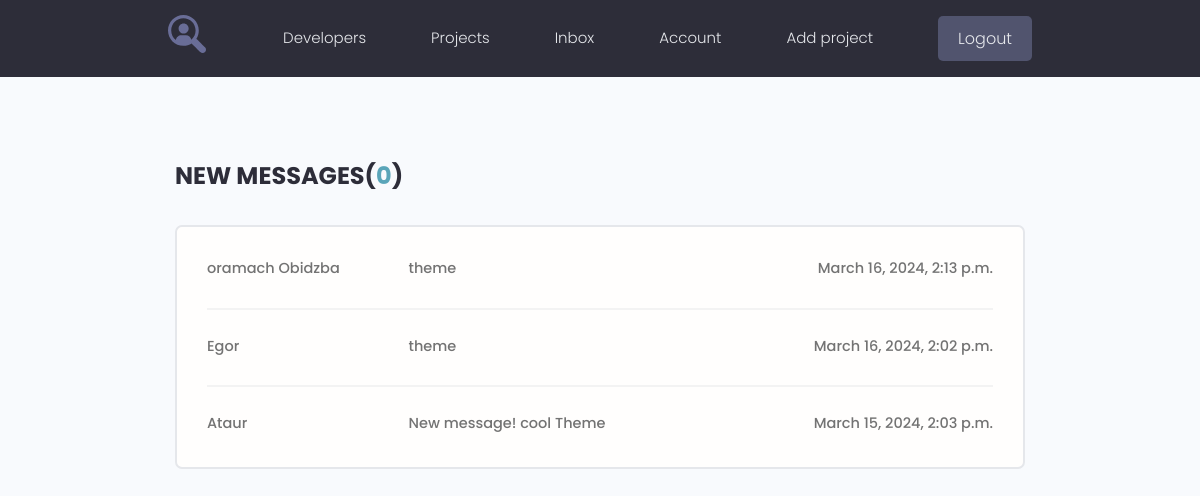
The page /inbox/ (signed in) on the database its author committed.
### users/models.py (models this page shows, shortened)
class Message(models.Model):
    sender = models.ForeignKey(Profile, on_delete=models.SET_NULL, null=True, blank=True)
    recipient = models.ForeignKey(Profile, on_delete=models.SET_NULL, null=True, blank=True, related_name='messages')
    name = models.CharField(max_length=200, null=True, blank=True)
    email = models.EmailField(max_length=200, null=True, blank=True)
    subject = models.CharField(max_length=200, null=True, blank=True)
    body = models.TextField()
    is_read = models.BooleanField(default=False, null=True)
    created = models.DateTimeField(auto_now_add=True)
    class Meta:
        ordering = ['is_read', '-created']

### users/views.py (the view)
# urls.py: path('inbox/', views.inbox, name='inbox'),
@login_required(login_url='login')
def inbox(request):
    profile = request.user.profile
    message_request = profile.messages.all()
    unread_count = message_request.filter(is_read=False).count()
    context = {
        'message_request': message_request,
        'unread_count': unread_count,
    }
    return render(request, 'users/inbox.html', context)

### users/templates/users/inbox.html
{% extends 'projects/base.html' %}
{% block content %}
<main class="inbox my-xl">
    <div class="content-box">
        <h3 class="inbox__title">New Messages(<span>{{ unread_count }}</span>)</h3>
        <ul class="messages">
            {% for msg in message_request %}
            {% if msg.is_read == False %}
            <li class="message message--unread">
                {% else %}
            <li class="message">
                {% endif %}
                <a href="{% url 'message' msg.id %}">
                    <span class="message__author">{{ msg.name }}</span>
                    <span class="message__subject">{{ msg.subject }}</span>
                    <span class="message__date">{{ msg.created }}</span>
                </a>
            </li>
            {% endfor %}
        </ul>
    </div>
</main>
{% endblock %}

### projects/static/styles/app.css (style rules this page uses)
:root { --color-sub: #2d2d39; }
.content-box { width: 95%; max-width: 85rem; margin: 0 auto; }
.inbox { height: 90vh; }
.inbox__title, .inbox__title span { font-size: 2.4rem; font-weight: 700; color: var(--color-sub); text-transform: uppercase; text-align: left; margin-bottom: 3rem; }
.inbox__title span { color: var(--color-main); }
.messages { list-style: none; background: var(--color-white); padding: 0.5rem 3rem; border: 2px solid var(--color-light); border-radius: 0.7rem; }
.message { padding: 2.5rem 0; }
.message > a span { font-size: 1.45rem; font-weight: 500; }
.message:not(:last-child) { border-bottom: 2px solid var(--color-white-light); }
.message > a { display: flex; gap: 1rem; }
.message__author, .message__date { flex-basis: 25%; }
.message__subject { flex-basis: 50%; }
.message__date { text-align: right; }

### projects/static/uikit/styles/modules/_variables.css (style rules this page uses)
:root { --color-main: #5aa5b9; --color-main-light: #e6faff; --color-sub: #3f4156; --color-sub-light: #51546e; --color-sub-lighter: #ededfd; --color-text: #737373; --color-gray: #8b8b8b; --color-light: #e5e7eb; --color-light-gray: #767676; --color-bg: #f8fafd; --color-white: #fffefd; --color-white-light: #f3f3f3; --color-success: #359e64; --color-success-bg: #def8e8; --color-error: #fc4b0b; --color-error-bg: #fff2ee; --font-base: 'Poppins', arial, helvetica, 'Segoe UI', roboto, ubuntu, sans-serif; --font-monospace: 'Fira Code', 'Courier New', courier, monospace; --font-regular: 300; --font-medium: 500; --font-bold: 700; --generic-shadow: 1px 1px 5px #00000010; --generic-transition: all 0.3s ease-in-out; }

### projects/static/uikit/styles/modules/_base.css (style rules this page uses)
* { margin: 0; padding: 0; box-sizing: border-box; text-rendering: optimizeLegibility; color: inherit; font-size: inherit; }
html { font-size: 50%; }
@media only screen and (min-width: 480px) { html { font-size: 56.25%; } }
@media only screen and (min-width: 1200px) { html { font-size: 62.5%; } }
body { line-height: 1.6; font-weight: 400; font-size: 1.5rem; color: var(--color-text); background-color: var(--color-bg); min-height: 100vh; }

### projects/static/uikit/styles/modules/_typography.css (style rules this page uses)
* { font-family: var(--font-base); }
h3 { font-size: 3.2rem; font-weight: var(--font-medium); }
p, span, strong { font-size: 1.6rem; color: var(--color-text); font-weight: var(--font-regular); }
a { padding-bottom: 2px; text-decoration: none; display: inline-block; color: var(--color-main); font-weight: var(--font-medium); }

### projects/static/uikit/styles/modules/_utilities.css (style rules this page uses)
.my-xl { margin: 8rem auto; }

### rows shown on the page
Message: name "oramach Obidzba", subject "theme", created "March 16, 2024, 2:13 p.m."
Message: name "Egor", subject "theme", created "March 16, 2024, 2:02 p.m."
Message: name "Ataur", subject "New message! cool Theme", created "March 15, 2024, 2:03 p.m."

### other values the page prints
{{ unread_count }} "0"
